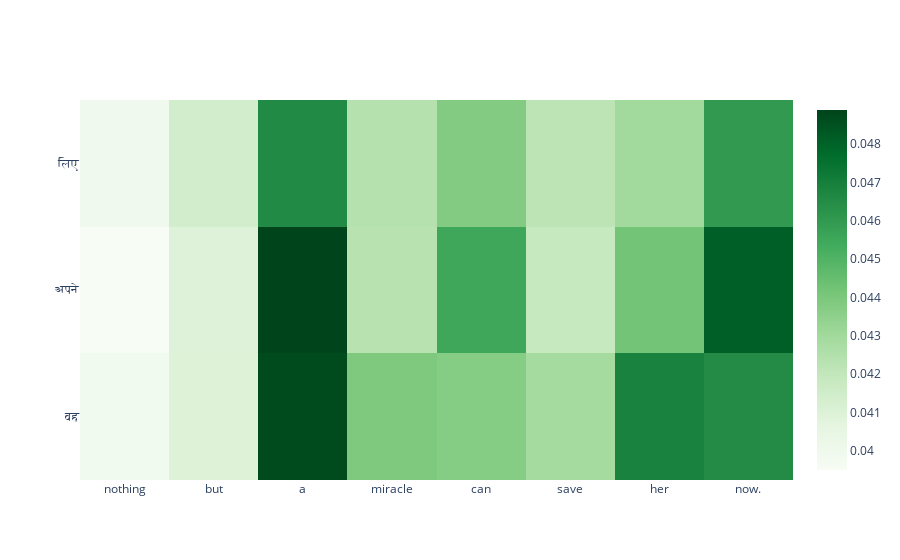

The notebook cell this image was saved under:
### Code cell
predict_random_val_sentence()

### Figure 1 — Plotly figure (JSON) as saved in the notebook; plotly's stock layout.template omitted (floating-point values rounded to 4 significant figures; data arrays with more than 128 entries replaced by an {"elided": "..."} marker saying what was removed)
{"data": [{"colorscale": [[0, "rgb(247,252,245)"], [0.125, "rgb(229,245,224)"], [0.25, "rgb(199,233,192)"], [0.375, "rgb(161,217,155)"], [0.5, "rgb(116,196,118)"], [0.625, "rgb(65,171,93)"], [0.75, "rgb(35,139,69)"], [0.875, "rgb(0,109,44)"], [1, "rgb(0,68,27)"]], "type": "heatmap", "x": ["nothing", "but", "a", "miracle", "can", "save", "her", "now."], "y": ["वह", "अपने", "लिए", "वह", "अपने", "लिए", "वह", "अपने", "लिए", "वह", "अपने", "लिए", "वह", "अपने", "लिए", "वह", "अपने", "लिए", "वह", "अपने", "लिए", "वह", "अपने", "लिए", "वह", "अपने"], "z": {"elided": "26x8 float values"}}], "layout": {}}
